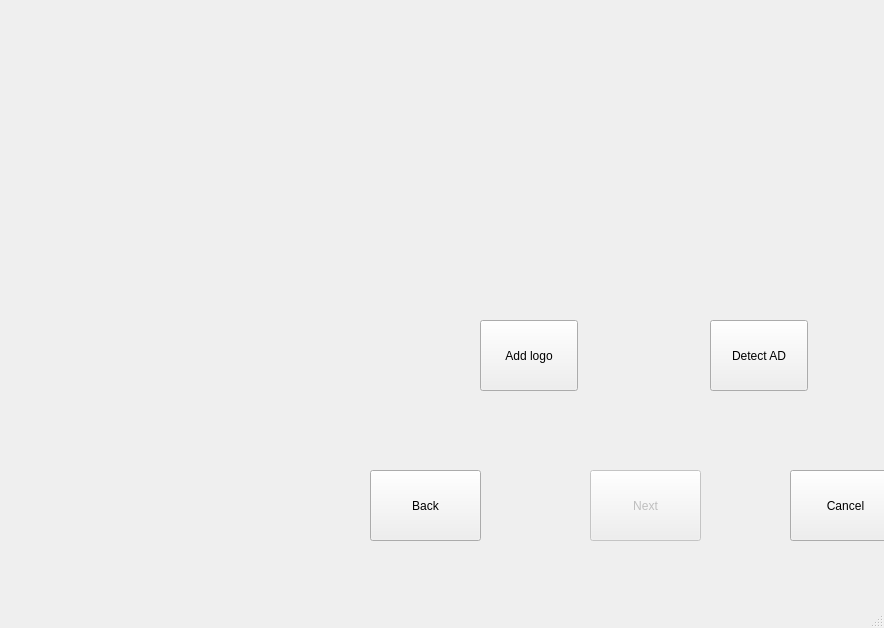
<?xml version="1.0" encoding="UTF-8"?>
<ui version="4.0">
 <class>MainWindow</class>
 <widget class="QMainWindow" name="MainWindow">
  <property name="geometry">
   <rect>
    <x>0</x>
    <y>0</y>
    <width>884</width>
    <height>628</height>
   </rect>
  </property>
  <property name="windowTitle">
   <string>MainWindow</string>
  </property>
  <widget class="QWidget" name="centralwidget">
   <widget class="QPushButton" name="addlogo">
    <property name="geometry">
     <rect>
      <x>480</x>
      <y>320</y>
      <width>98</width>
      <height>71</height>
     </rect>
    </property>
    <property name="text">
     <string>Add logo</string>
    </property>
   </widget>
   <widget class="QPushButton" name="detectad">
    <property name="geometry">
     <rect>
      <x>710</x>
      <y>320</y>
      <width>98</width>
      <height>71</height>
     </rect>
    </property>
    <property name="text">
     <string>Detect AD</string>
    </property>
   </widget>
   <widget class="QPushButton" name="next">
    <property name="enabled">
     <bool>false</bool>
    </property>
    <property name="geometry">
     <rect>
      <x>590</x>
      <y>470</y>
      <width>111</width>
      <height>71</height>
     </rect>
    </property>
    <property name="text">
     <string>Next</string>
    </property>
   </widget>
   <widget class="QPushButton" name="cancle">
    <property name="geometry">
     <rect>
      <x>790</x>
      <y>470</y>
      <width>111</width>
      <height>71</height>
     </rect>
    </property>
    <property name="text">
     <string>Cancel</string>
    </property>
   </widget>
   <widget class="QPushButton" name="back">
    <property name="geometry">
     <rect>
      <x>370</x>
      <y>470</y>
      <width>111</width>
      <height>71</height>
     </rect>
    </property>
    <property name="text">
     <string>Back</string>
    </property>
   </widget>
   <widget class="QPushButton" name="logoimage">
    <property name="geometry">
     <rect>
      <x>470</x>
      <y>200</y>
      <width>111</width>
      <height>91</height>
     </rect>
    </property>
    <property name="text">
     <string/>
    </property>
    <property name="flat">
     <bool>true</bool>
    </property>
   </widget>
   <widget class="QPushButton" name="adimage">
    <property name="geometry">
     <rect>
      <x>700</x>
      <y>210</y>
      <width>111</width>
      <height>91</height>
     </rect>
    </property>
    <property name="text">
     <string/>
    </property>
    <property name="flat">
     <bool>true</bool>
    </property>
   </widget>
  </widget>
  <widget class="QMenuBar" name="menubar">
   <property name="geometry">
    <rect>
     <x>0</x>
     <y>0</y>
     <width>884</width>
     <height>25</height>
    </rect>
   </property>
  </widget>
  <widget class="QStatusBar" name="statusbar"/>
 </widget>
 <resources/>
 <connections/>
</ui>
